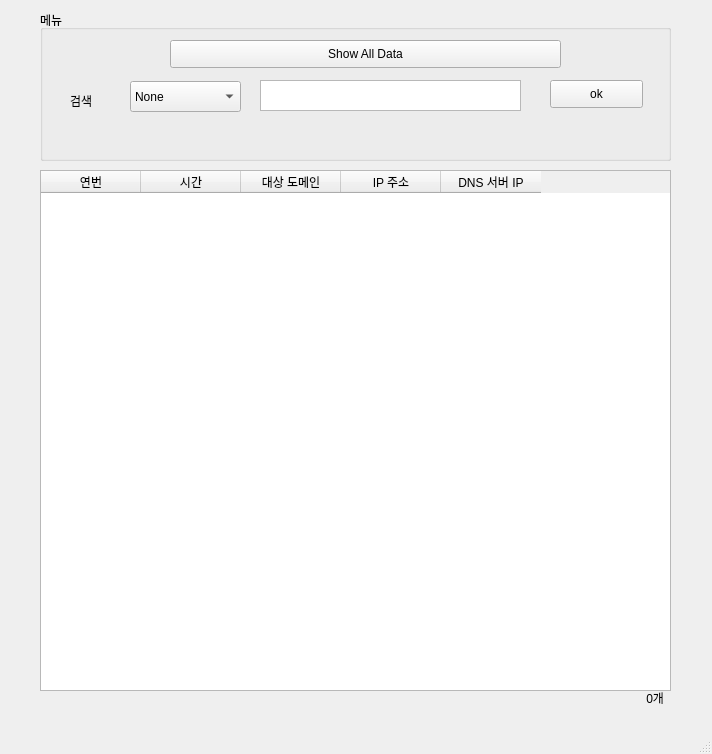
<?xml version="1.0" encoding="UTF-8"?>
<ui version="4.0">
 <class>MainWindow</class>
 <widget class="QMainWindow" name="MainWindow">
  <property name="geometry">
   <rect>
    <x>0</x>
    <y>0</y>
    <width>712</width>
    <height>754</height>
   </rect>
  </property>
  <property name="windowTitle">
   <string>MainWindow</string>
  </property>
  <widget class="QWidget" name="centralwidget">
   <widget class="QGroupBox" name="groupBox">
    <property name="geometry">
     <rect>
      <x>40</x>
      <y>10</y>
      <width>631</width>
      <height>151</height>
     </rect>
    </property>
    <property name="autoFillBackground">
     <bool>true</bool>
    </property>
    <property name="title">
     <string>메뉴</string>
    </property>
    <widget class="QLabel" name="label_2">
     <property name="geometry">
      <rect>
       <x>30</x>
       <y>80</y>
       <width>61</width>
       <height>21</height>
      </rect>
     </property>
     <property name="text">
      <string>검색</string>
     </property>
    </widget>
    <widget class="QTextEdit" name="textEdit_3">
     <property name="geometry">
      <rect>
       <x>220</x>
       <y>70</y>
       <width>261</width>
       <height>31</height>
      </rect>
     </property>
    </widget>
    <widget class="QComboBox" name="comboBox">
     <property name="geometry">
      <rect>
       <x>90</x>
       <y>71</y>
       <width>111</width>
       <height>31</height>
      </rect>
     </property>
     <item>
      <property name="text">
       <string>None</string>
      </property>
     </item>
     <item>
      <property name="text">
       <string>No</string>
      </property>
     </item>
     <item>
      <property name="text">
       <string>Time</string>
      </property>
     </item>
     <item>
      <property name="text">
       <string>Domain</string>
      </property>
     </item>
     <item>
      <property name="text">
       <string>IP</string>
      </property>
     </item>
     <item>
      <property name="text">
       <string>DNS_IP</string>
      </property>
     </item>
    </widget>
    <widget class="QPushButton" name="pushButton">
     <property name="geometry">
      <rect>
       <x>130</x>
       <y>30</y>
       <width>391</width>
       <height>28</height>
      </rect>
     </property>
     <property name="text">
      <string>Show All Data</string>
     </property>
    </widget>
    <widget class="QPushButton" name="pushButton_2">
     <property name="geometry">
      <rect>
       <x>510</x>
       <y>70</y>
       <width>93</width>
       <height>28</height>
      </rect>
     </property>
     <property name="text">
      <string>ok</string>
     </property>
    </widget>
   </widget>
   <widget class="QTableWidget" name="tableWidget">
    <property name="geometry">
     <rect>
      <x>40</x>
      <y>170</y>
      <width>631</width>
      <height>521</height>
     </rect>
    </property>
    <column>
     <property name="text">
      <string>연번</string>
     </property>
     <property name="background">
      <color>
       <red>200</red>
       <green>199</green>
       <blue>199</blue>
      </color>
     </property>
    </column>
    <column>
     <property name="text">
      <string>시간</string>
     </property>
    </column>
    <column>
     <property name="text">
      <string>대상 도메인</string>
     </property>
    </column>
    <column>
     <property name="text">
      <string>IP 주소</string>
     </property>
    </column>
    <column>
     <property name="text">
      <string>DNS 서버 IP</string>
     </property>
    </column>
   </widget>
   <widget class="QLabel" name="label">
    <property name="geometry">
     <rect>
      <x>600</x>
      <y>690</y>
      <width>64</width>
      <height>15</height>
     </rect>
    </property>
    <property name="text">
     <string>0개</string>
    </property>
    <property name="alignment">
     <set>Qt::AlignRight|Qt::AlignTrailing|Qt::AlignVCenter</set>
    </property>
   </widget>
  </widget>
  <widget class="QMenuBar" name="menubar">
   <property name="geometry">
    <rect>
     <x>0</x>
     <y>0</y>
     <width>712</width>
     <height>26</height>
    </rect>
   </property>
  </widget>
  <widget class="QStatusBar" name="statusbar"/>
 </widget>
 <resources/>
 <connections/>
</ui>
